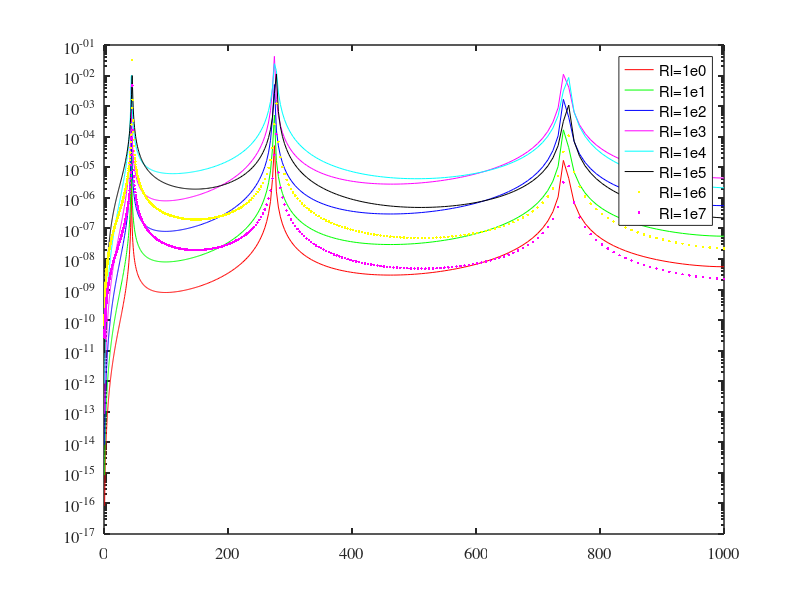

This chart was generated by the following MATLAB code:
clc;clear;
% frlist = logspace(0,2,400);
frlist = logspace(0,3,600);
wlist  = 2*pi*frlist;
xib  = 0.1e-3;

% results0 = load('bm_ext_base_laml_0p5_Rl_1e0', 'Pplist'); 
% Pplist0 = results0.Pplist;
% results1 = load('bm_ext_base_laml_0p5_Rl_1e1', 'Pplist'); 
% Pplist1 = results1.Pplist;
% results2 = load('bm_ext_base_laml_0p5_Rl_1e2', 'Pplist'); 
% Pplist2 = results2.Pplist;
% results3 = load('bm_ext_base_laml_0p5_Rl_1e3', 'Pplist'); 
% Pplist3 = results3.Pplist;
% results4 = load('bm_ext_base_laml_0p5_Rl_1e4', 'Pplist'); 
% Pplist4 = results4.Pplist;
% results5 = load('bm_ext_base_laml_0p5_Rl_1e5', 'Pplist'); 
% Pplist5 = results5.Pplist;

results0 = load('bm_ext_base_laml_0p1_Rl_1e0', 'Pplist'); 
Pplist0 = results0.Pplist;
results1 = load('bm_ext_base_laml_0p1_Rl_1e1', 'Pplist'); 
Pplist1 = results1.Pplist;
results2 = load('bm_ext_base_laml_0p1_Rl_1e2', 'Pplist'); 
Pplist2 = results2.Pplist;
results3 = load('bm_ext_base_laml_0p1_Rl_1e3', 'Pplist'); 
Pplist3 = results3.Pplist;
results4 = load('bm_ext_base_laml_0p1_Rl_1e4', 'Pplist'); 
Pplist4 = results4.Pplist;
results5 = load('bm_ext_base_laml_0p1_Rl_1e5', 'Pplist'); 
Pplist5 = results5.Pplist;
results6 = load('bm_ext_base_laml_0p1_Rl_1e6', 'Pplist'); 
Pplist6 = results6.Pplist;
results7 = load('bm_ext_base_laml_0p1_Rl_1e7', 'Pplist'); 
Pplist7 = results7.Pplist;

figure(1)
% semilogy(frlist, abs(Pplist0)./wlist./wlist/xib, 'r'); hold on
% semilogy(frlist, abs(Pplist1)./wlist./wlist/xib, 'g'); 
% semilogy(frlist, abs(Pplist2)./wlist./wlist/xib, 'b'); 
% semilogy(frlist, abs(Pplist3)./wlist./wlist/xib, 'm'); 
% semilogy(frlist, abs(Pplist4)./wlist./wlist/xib, 'c'); 
% semilogy(frlist, abs(Pplist5)./wlist./wlist/xib, 'k'); 

semilogy(frlist, abs(Pplist0)./wlist./wlist/xib, 'r', 'DisplayName','Rl=1e0'); hold on
semilogy(frlist, abs(Pplist1)./wlist./wlist/xib, 'g', 'DisplayName','Rl=1e1'); 
semilogy(frlist, abs(Pplist2)./wlist./wlist/xib, 'b', 'DisplayName','Rl=1e2'); 
semilogy(frlist, abs(Pplist3)./wlist./wlist/xib, 'm', 'DisplayName','Rl=1e3'); 
semilogy(frlist, abs(Pplist4)./wlist./wlist/xib, 'c', 'DisplayName','Rl=1e4'); 
semilogy(frlist, abs(Pplist5)./wlist./wlist/xib, 'k', 'DisplayName','Rl=1e5'); 
semilogy(frlist, abs(Pplist6)./wlist./wlist/xib, 'y.', 'DisplayName','Rl=1e6'); 
semilogy(frlist, abs(Pplist7)./wlist./wlist/xib, 'm.', 'DisplayName','Rl=1e7'); 
% grid on
set(gca, 'linewidth', 1.1, 'fontsize', 12, 'fontname', 'times')
set(gcf, 'color', 'w')
legend('show')






% figure(2)
% plot(frlist, angle(Pplist0)/pi*180, 'r'); hold on
% plot(frlist, angle(Pplist1)/pi*180, 'g'); 
% plot(frlist, angle(Pplist2)/pi*180, 'b'); 
% plot(frlist, angle(Pplist3)/pi*180, 'm'); 
% plot(frlist, angle(Pplist4)/pi*180, 'c'); 
% plot(frlist, angle(Pplist5)/pi*180, 'k'); 
% ylim([-180,180]);
% yTickLocations = linspace(-180, 180, 5);
% set(gca,'YTick', yTickLocations);
% grid on
